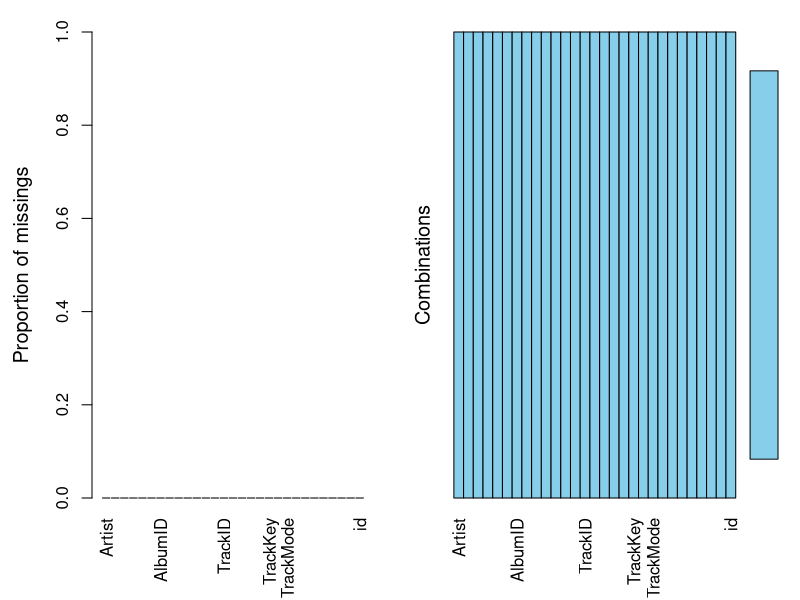
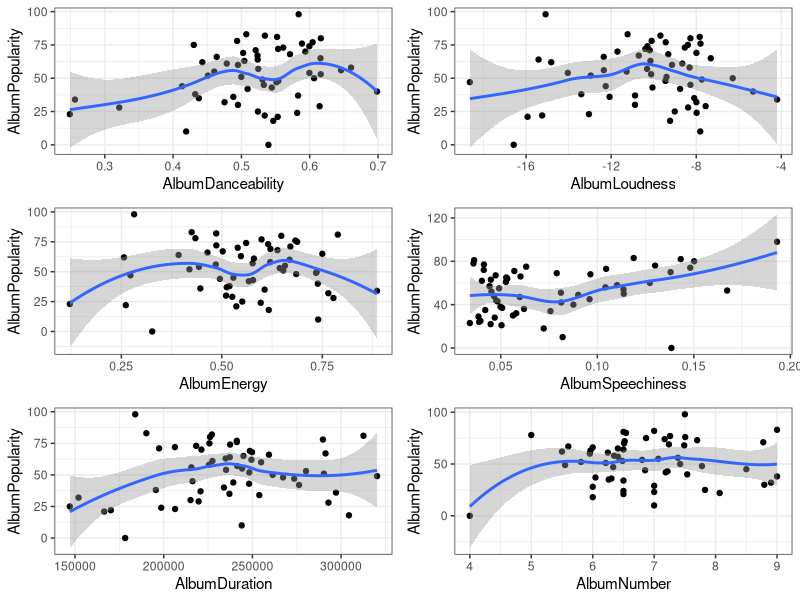
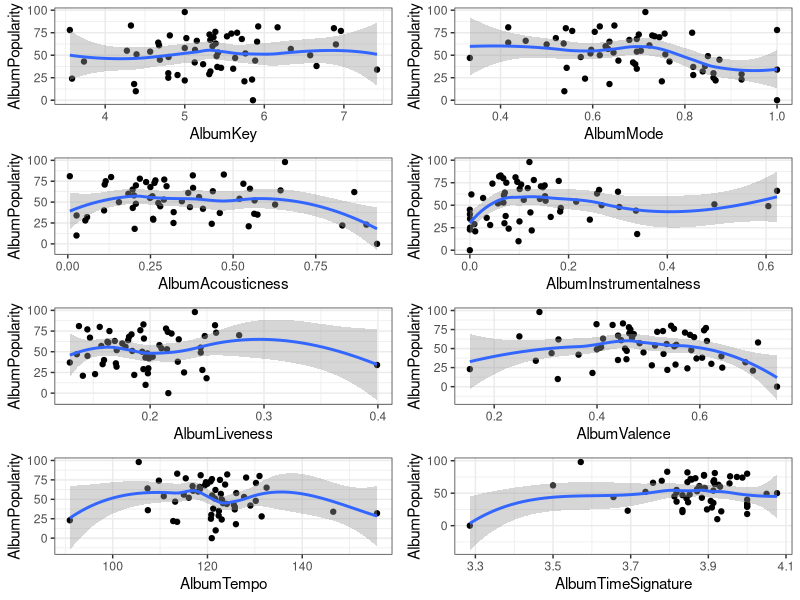
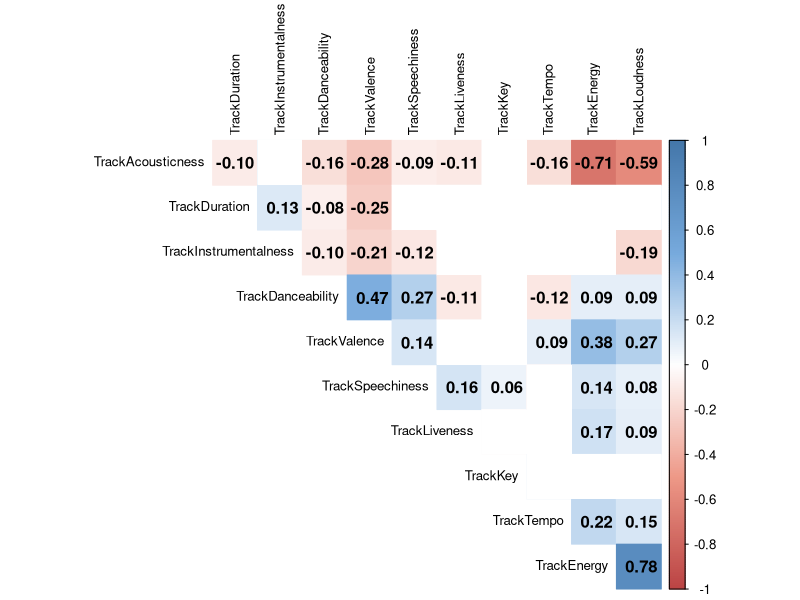
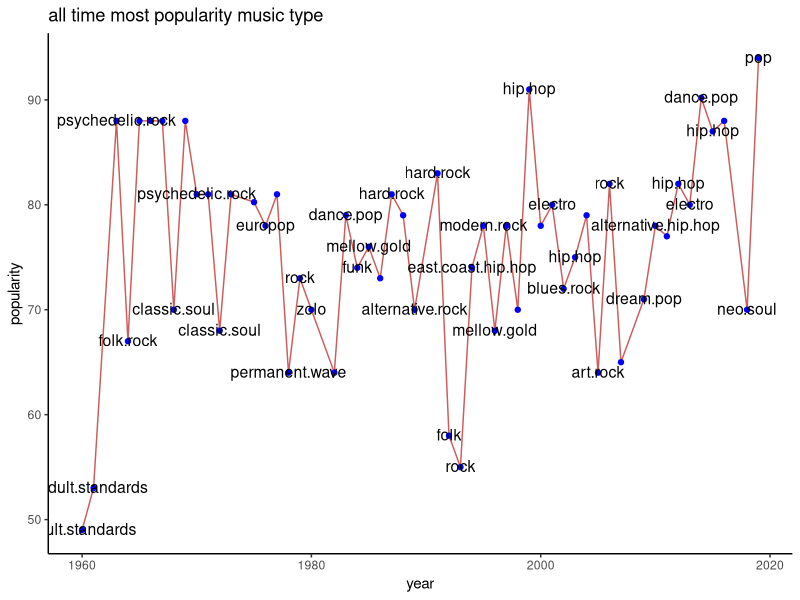
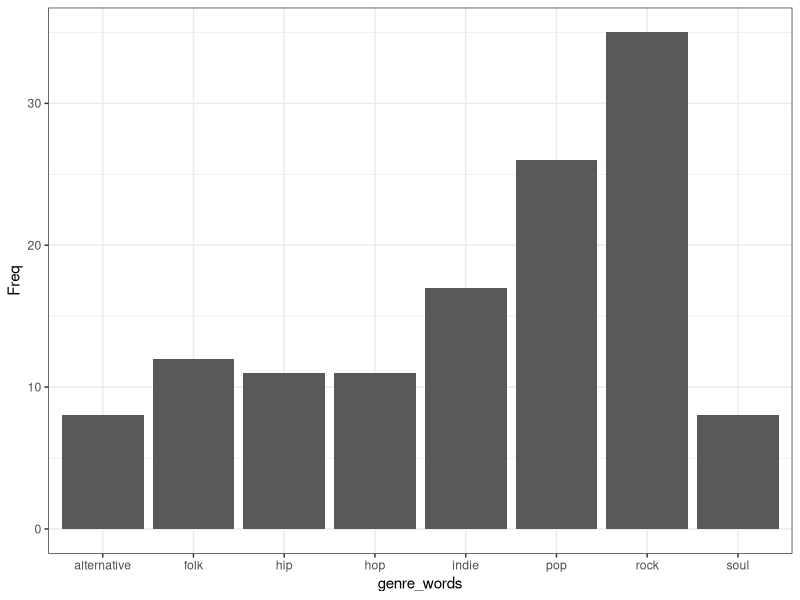
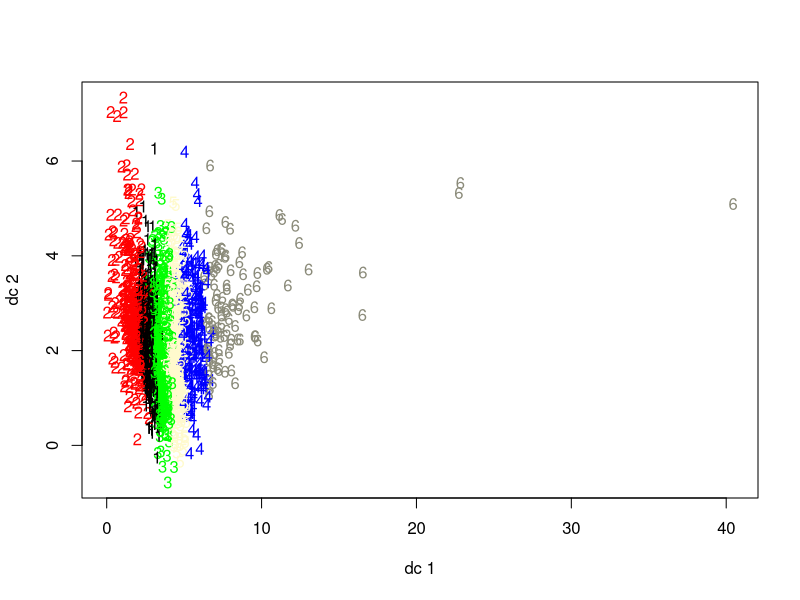
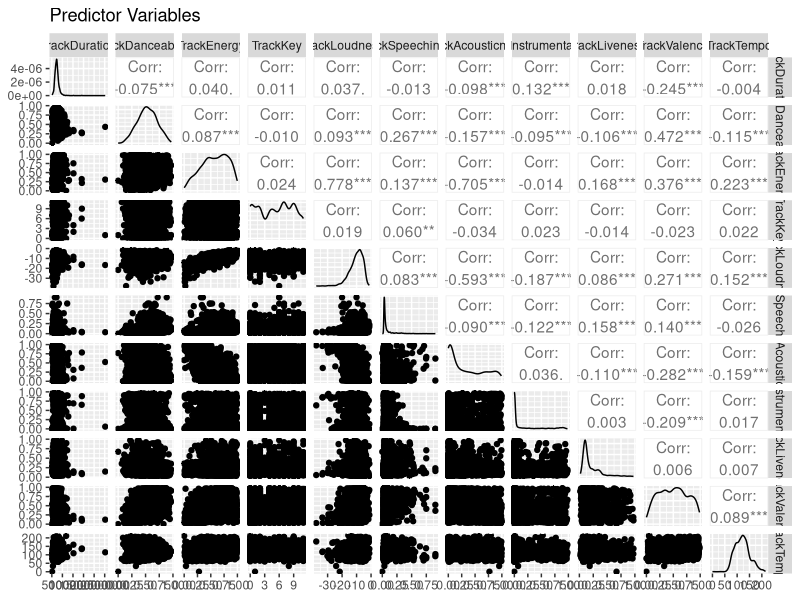

R code for these plots, in order:
## ---- chunk 1
knitr::opts_chunk$set(echo = TRUE)
## ---- chunk 2
library(tidyverse)
library(lubridate)
library(GGally)
library(cluster)
library(VIM)
library(fpc)
library(leaps)
library(readxl)
library(cowplot)
library(corrplot)
library(readxl)
library(gridExtra)
## ---- chunk 3
#spotify.clustering <- read_csv("inst/edited_spotify.csv")
#Our spotify data was located within our inst folder on github -> may need to remove inst/ for it to run
spotify.clustering <- read_excel("inst/edited_spotify.xlsx")

#Cleaning the data for use
clean_data <- spotify.clustering %>%
  mutate(AlbumReleaseDate = parse_date_time(AlbumReleaseDate, orders = c("y", "ym","ymd"))) %>%
  #Old-school grepl method
  mutate(Artist = ifelse(grepl("Beyonc*", Artist), 'Beyonce', Artist)) %>%
  #Tidyverse str_detect method
  mutate(Artist = ifelse(Artist %>% 
                           str_detect("Janelle Mon*"), 'Janelle Monae', Artist)) %>%
  mutate(AlbumBestChartPosition = ifelse(AlbumBestChartPosition %>% 
                           str_detect("#N/A"), 0, AlbumBestChartPosition)) %>%
  mutate(AlbumBestChartPosition = as.numeric(AlbumBestChartPosition)) %>%
  na.omit() %>%
  mutate(id = row_number()) %>%
  mutate(id = as.character(id)) 
sapply(data, class)

aggr(clean_data) # checks for missing data

#Extracting the Test data which will not be used for 
test_data <- subset(clean_data, ((AlbumName == "A Girl Called Dusty") | 
                                 (AlbumName == "Action!") |
                                 (AlbumName == "Selling England By The Pound") |
                                 (AlbumName == "Carpenters") | 
                                 (AlbumName == "Ride On") |
                                 (AlbumName == "Autoamerican") |
                                 (AlbumName == "Selected Ambient Works 85-92") |    
                                 (AlbumName == "Different Class") |
                                 (AlbumName == "O") |
                                 (AlbumName == "The Elder Scrolls IV: Oblivion: Original Game Soundtrack") |
                                 (AlbumName == "AM") |
                                 (AlbumName == "An Awesome Wave")))

#Defining the training data that will be used for the models
training_data <- subset(clean_data, ((AlbumName != "A Girl Called Dusty") & 
                                     (AlbumName != "Action!") &
                                     (AlbumName != "Selling England By The Pound") &
                                     (AlbumName != "Carpenters") & 
                                     (AlbumName != "Ride On") &
                                     (AlbumName != "Autoamerican") &
                                     (AlbumName != "Selected Ambient Works 85-92") &    
                                     (AlbumName != "Different Class") &
                                     (AlbumName != "O") &
                                     (AlbumName != "The Elder Scrolls IV: Oblivion: Original Game Soundtrack") &
                                     (AlbumName != "AM") &
                                     (AlbumName != "An Awesome Wave")))

training_data_subsetted <- training_data[c("TrackDuration", "TrackDanceability",
                                 "TrackEnergy", "TrackKey", "TrackLoudness",
                                 "TrackSpeechiness", "TrackAcousticness",
                                 "TrackInstrumentalness", "TrackLiveness", "TrackValence",
                                 "TrackTempo")]
## ---- chunk 4
MyData = {training_data %>% 
    group_by(Artist,AlbumName,AlbumReleaseDate) %>% 
    summarize(AlbumDanceability = mean(TrackDanceability),
              AlbumLoudness = mean(TrackLoudness),
              AlbumSpeechiness = mean(TrackSpeechiness),
              AlbumDuration = mean(TrackDuration),
              AlbumNumber = mean(TrackNumber),	
              AlbumEnergy = mean(TrackEnergy),	
              AlbumKey = mean(TrackKey),	
              AlbumMode = mean(TrackMode),	
              AlbumAcousticness = mean(TrackAcousticness),	
              AlbumInstrumentalness = mean(TrackInstrumentalness),	
              AlbumLiveness = mean(TrackLiveness),
              AlbumValence = mean(TrackValence),
              AlbumTempo = mean(TrackTempo),	
              AlbumTimeSignature = mean(TrackTimeSignature) )}


#Looking at album popularity on it's own

MyData1 = {training_data %>% 
    group_by(ArtistPopularity) %>% 
    summarize(ArtistDanceability = mean(TrackDanceability),
              ArtistLoudness = mean(TrackLoudness),
              ArtistSpeechiness = mean(TrackSpeechiness),
              ArtistDuration = mean(TrackDuration),
              ArtistNumber = mean(TrackNumber),	
              ArtistEnergy = mean(TrackEnergy),	
              ArtistKey = mean(TrackKey),	
              ArtistMode = mean(TrackMode),	
              ArtistAcousticness = mean(TrackAcousticness),	
              ArtistInstrumentalness = mean(TrackInstrumentalness),	
              ArtistLiveness = mean(TrackLiveness),
              ArtistValence = mean(TrackValence),
              ArtistTempo = mean(TrackTempo),	
              ArtistTimeSignature = mean(TrackTimeSignature) )}
## ---- chunk 5
MyData2 = {training_data %>% 
    group_by(AlbumPopularity) %>% 
    summarize(AlbumDanceability = mean(TrackDanceability),
              AlbumLoudness = mean(TrackLoudness),
              AlbumSpeechiness = mean(TrackSpeechiness),
              AlbumDuration = mean(TrackDuration),
              AlbumNumber = mean(TrackNumber),	
              AlbumEnergy = mean(TrackEnergy),	
              AlbumKey = mean(TrackKey),	
              AlbumMode = mean(TrackMode),	
              AlbumAcousticness = mean(TrackAcousticness),	
              AlbumInstrumentalness = mean(TrackInstrumentalness),	
              AlbumLiveness = mean(TrackLiveness),
              AlbumValence = mean(TrackValence),
              AlbumTempo = mean(TrackTempo),	
              AlbumTimeSignature = mean(TrackTimeSignature) )}

#ggpairs(MyData2)

#scatterplot function for visualising data combinations
scatter_plot <- function(x, y){
  MyData2 %>%
    ggplot(aes_string(x = x, y = y)) +
    geom_point() +
    geom_smooth() +
    theme_bw()
}

s1 <- scatter_plot("AlbumDanceability", " AlbumPopularity")
s2 <-scatter_plot("AlbumLoudness", "AlbumPopularity")
s3 <-scatter_plot("AlbumEnergy", "AlbumPopularity")
s4 <-scatter_plot("AlbumSpeechiness", "AlbumPopularity")
s5 <-scatter_plot("AlbumDuration", "AlbumPopularity")
s6 <-scatter_plot("AlbumNumber", "AlbumPopularity")
s7 <-scatter_plot("AlbumKey", "AlbumPopularity")
s8 <-scatter_plot("AlbumMode", "AlbumPopularity")
s9 <-scatter_plot("AlbumAcousticness", "AlbumPopularity")
s10 <-scatter_plot("AlbumInstrumentalness", "AlbumPopularity")
s11 <-scatter_plot("AlbumLiveness", "AlbumPopularity")
s12 <-scatter_plot("AlbumValence", "AlbumPopularity")
s13 <-scatter_plot("AlbumTempo", "AlbumPopularity")
s14 <-scatter_plot("AlbumTimeSignature", "AlbumPopularity")

plot_grid(s1,s2,s3,s4,s5,s6,  nrow = 3, ncol = 2)
plot_grid(s7,s8,s9,s10,s11,s12, s13,s14, nrow = 4, ncol = 2)
## ---- chunk 6
correlations <- round(cor(training_data_subsetted),2)
correlations

col <- colorRampPalette(c("#BB4444", "#EE9988", "#FFFFFF", "#77AADD", "#4477AA"))
p.mat <- cor.mtest(training_data_subsetted)$p
corrplot(correlations, method = "color", col = col(200),
         type = "upper", order = "hclust",
         tl.col = "black", tl.srt = 90, # Text label color and rotation
         addCoef.col = "black",
         # Combine with significance
         p.mat = p.mat, sig.level = 0.01, insig = "blank", 
         # hide correlation coefficient on the principal diagonal
         diag = FALSE, tl.cex = 0.8)
## ---- chunk 7
res <- strsplit(training_data$ArtistGenres, split = ",")
uniques <- unique(unlist(res))

res2 <- NULL
for(i in 1:nrow(training_data)) {
  temp <- match(uniques, res[[i]])
  res2 <- rbind(res2, temp)
}

res2[is.na(res2)] <- 0
res2[res2 > 0] <- 1
colnames(res2) <- uniques
row.names(res2) <- 1:nrow(res2)
newdat <- data.frame(year = year(training_data$AlbumReleaseDate), 
                     popularity = training_data$ArtistPopularity,
                     res2)
means2 <- c()
for(i in 3:ncol(newdat)) {
    
    means <- aggregate(popularity ~ year ,data = newdat[newdat[,i]==1,], mean)
    means$type <- colnames(newdat)[i]
    means2 <- rbind(means2, means)
}

means21 <-   NULL
  for(i in sort( unique(means2$year))) {
  aa <- means2[ means2$year == i,]
  pos <- which.max(aa$popularity)
  means21 <-  rbind(means21 , c(i,aa$popularity[pos], aa$type[pos]))
  }

means21 = data.frame(means21)
colnames(means21) <- c("year","popularity","type")
means21$year <- as.integer(as.character(means21$year))
means21$popularity <- as.numeric(as.character(means21$popularity))

ggplot(means21, aes(year, popularity)) + geom_line(color = "indianred") + geom_point(color = "blue") + 
  theme_classic() + geom_text(aes(label = type) ,check_overlap = TRUE, size = 4, nudge_y = 0.1) + ggtitle("all time most popularity music type")
## ---- chunk 8
#Genre analysis using stringr to extract the most commonly appearing words
spotify.genres <- read_excel("inst/edited_spotify.xlsx") %>% 
  mutate(ArtistGenres = strsplit(ArtistGenres, ","))

genres <- na.omit(unique(unlist(spotify.genres$ArtistGenres)))

split_genres <- NULL

for(i in 1:length(genres)) {
  split_genres[i] <- strsplit(genres[i], " ")
}

genre_words <- unlist(split_genres)

unique_genre_words <- unique(genre_words)

genre_words_table <- subset(as.data.frame(table(genre_words)), (Freq > 7))

genre_freq_plot <- ggplot(data = genre_words_table, aes(x=genre_words, y=Freq)) +
  geom_col() + 
  theme_bw()

print(genre_freq_plot)

#Taking a look at the clustering of the predictor variables
clustering_training_data <- training_data[c("TrackDuration", "TrackDanceability",
                                            "TrackEnergy", "TrackKey", "TrackLoudness",
                                            "TrackSpeechiness", "TrackAcousticness",
                                            "TrackInstrumentalness", "TrackLiveness", 
                                            "TrackValence", "TrackTempo")]
#Looking at the clusters with 6 as shown from the genre analysis
clusters <- pam(clustering_training_data, 6)
plotcluster(clustering_training_data, clusters$cluster, color = TRUE,
            shade = TRUE, lines = 0)
# Looking at all combinations of clusters from 1 to 10 for visualisation purposes.
# Takes about 4minutes to run and uses up about 5-6 pages in plots but
# It basically shows that < 3 clusters is not enough and > 6 clusters is too many
# Acts as a way to back up our future cluster choice of 5.
# for(i in 1:10){
#   clusters <- pam(clustering_training_data, i)
# plotcluster(clustering_training_data, clusters$cluster, color = TRUE,
#             shade = TRUE, lines = 0)
# }
## ---- chunk 9
#Takes a few minutes to run
#Though there a few too many variables here to see clearly in the knitted pdf,
#however within the Rstudio Session you can zoom on the plot and then
#All the values can be seen
ggpairs_1 <- ggpairs(data = training_data_subsetted, title = "Predictor Variables")
ggpairs_1
ggpairs_2 <- ggpairs(data = training_data %>%
                       select(ArtistNumFollowers, ArtistPopularity, AlbumWeeksNumberOne,
                              AlbumBestChartPosition, AlbumWeeksOnChart),
                     title = "Popularity Variables")
ggpairs_2
